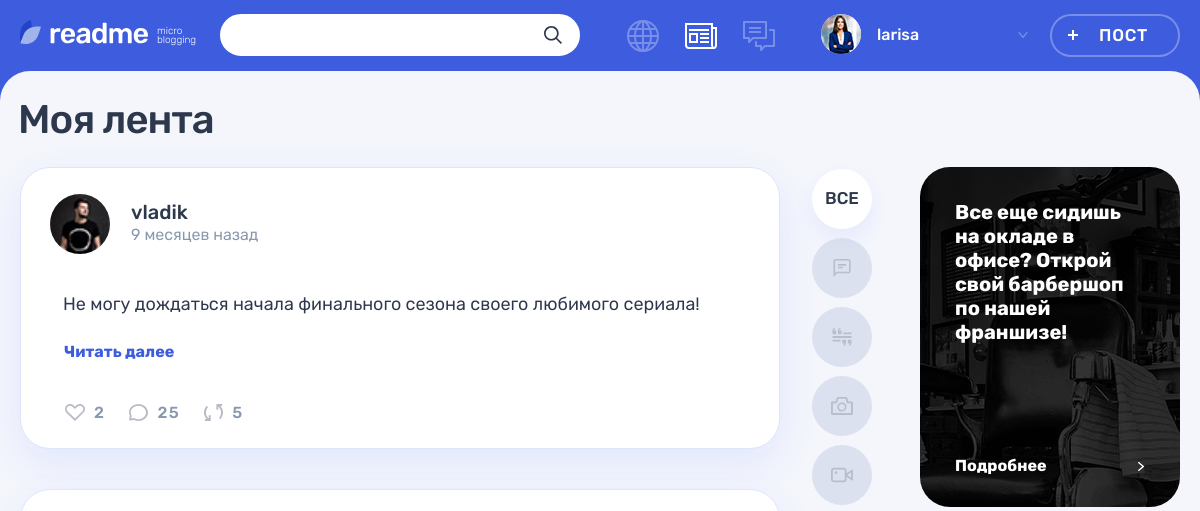
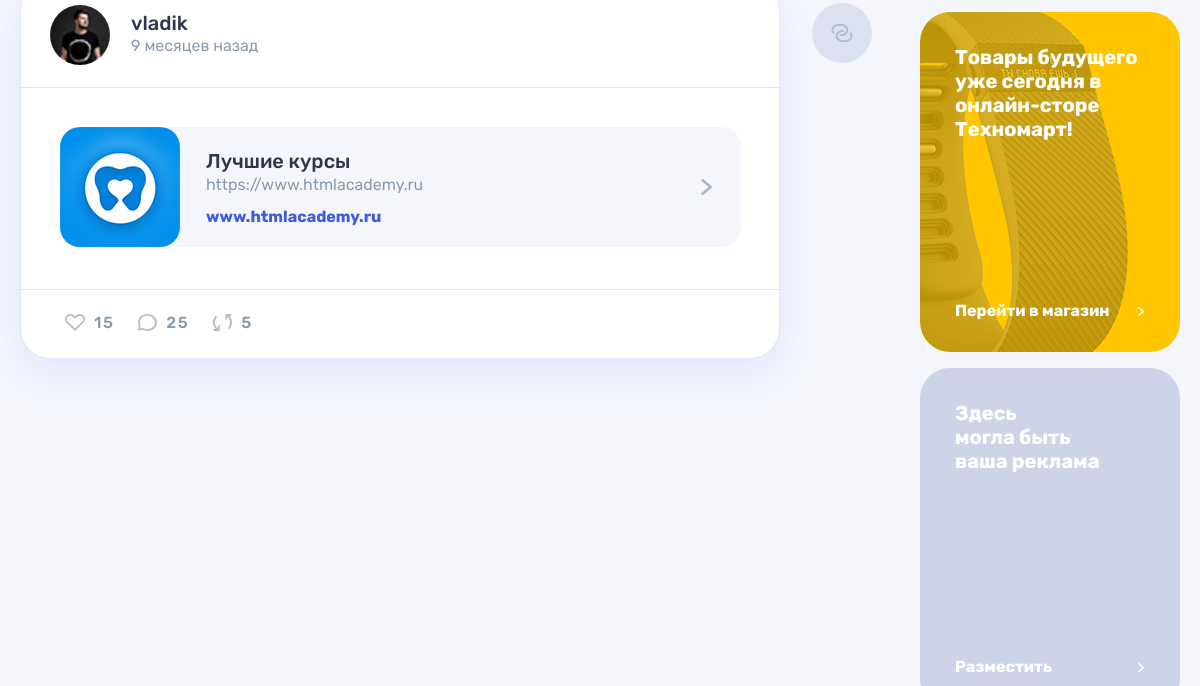
/feed.php (signed in, upper part), run on an earlier commit of the app's database (2 pictures, top to bottom).
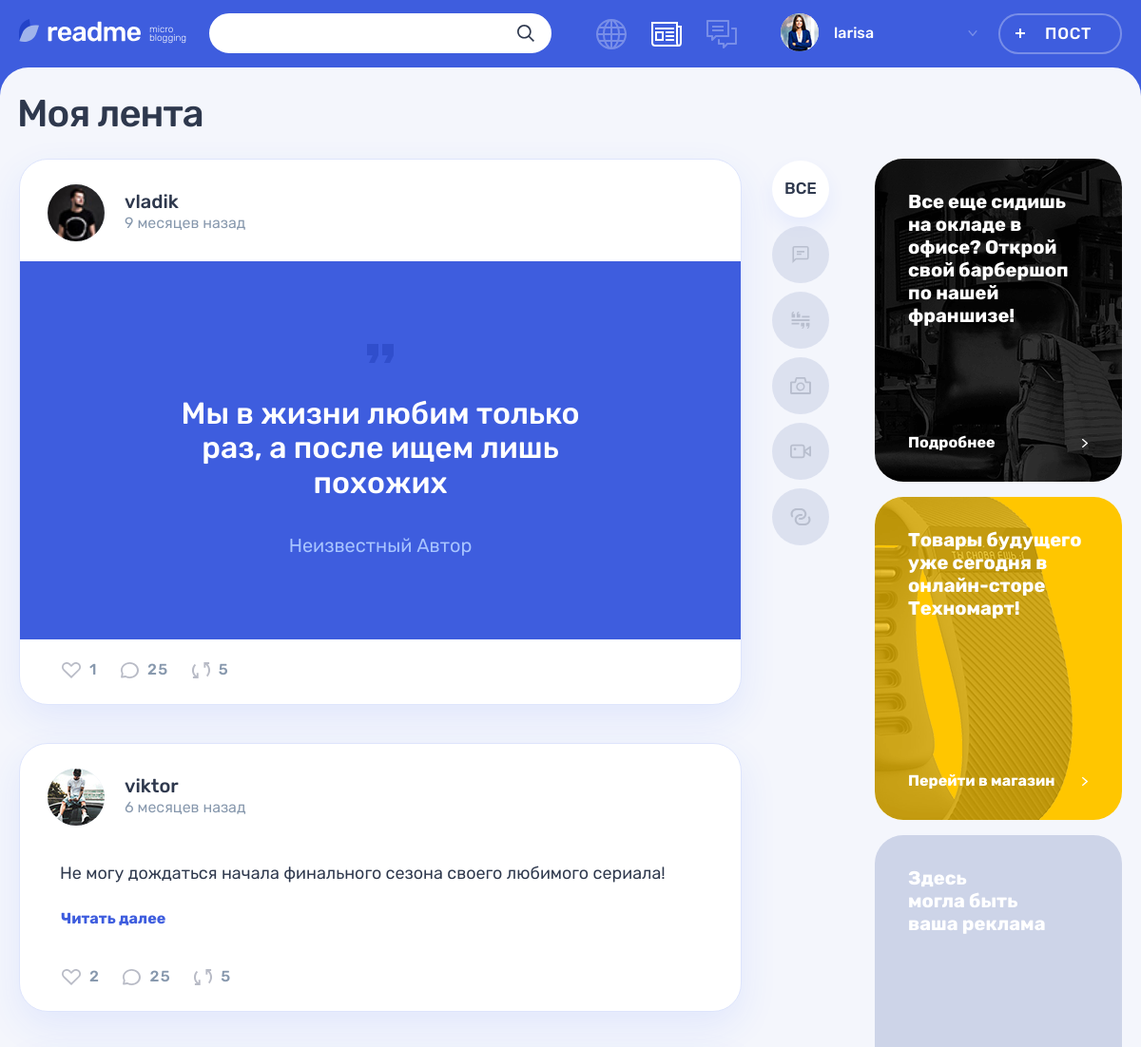
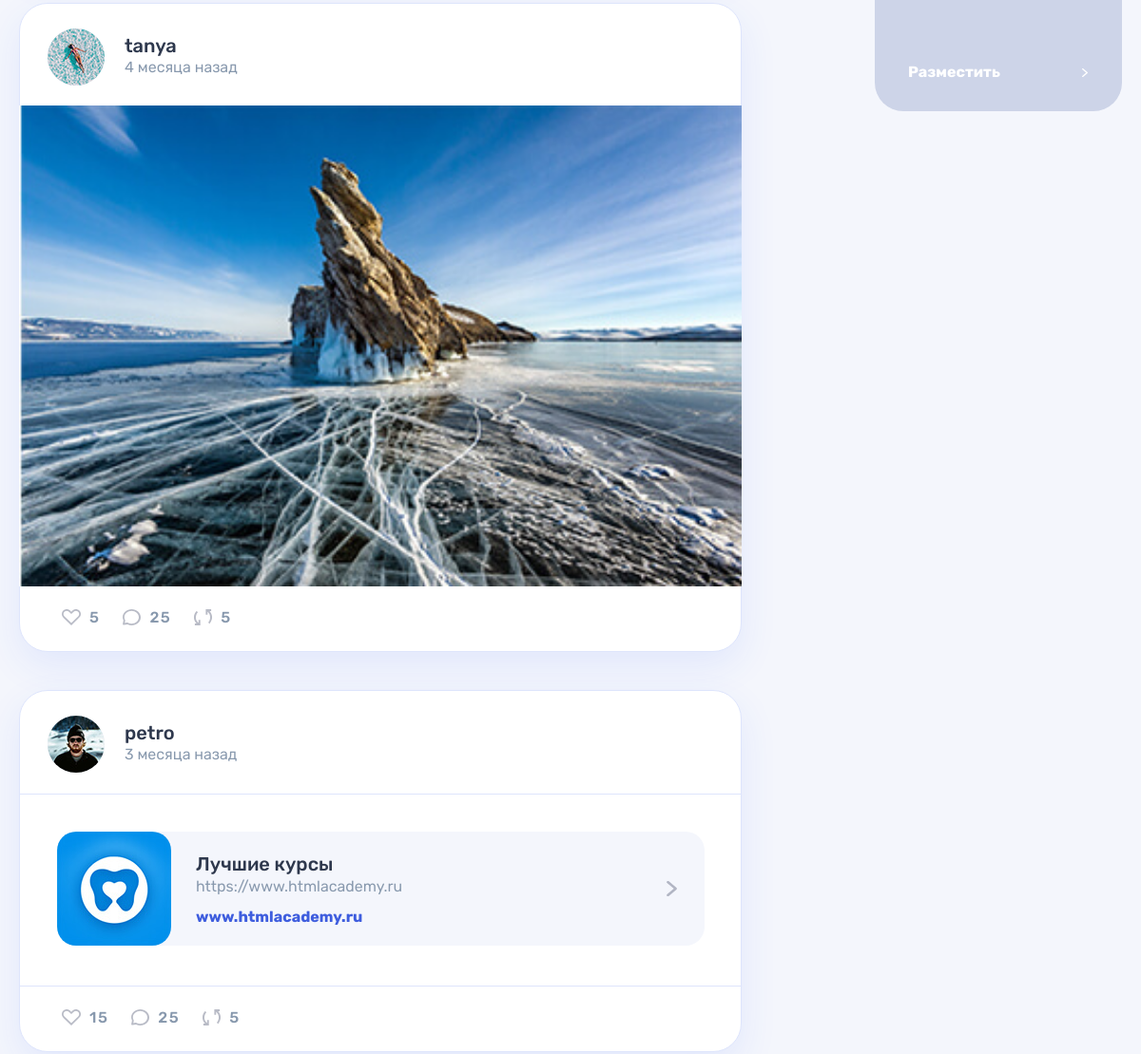
And on a later commit of the database (2 pictures, top to bottom).
### tables this page shows
CREATE TABLE posts (
  id  INT UNSIGNED AUTO_INCREMENT PRIMARY KEY NOT NULL,
  date_add  DATETIME NOT NULL,
  title VARCHAR(128) NOT NULL,
  content TEXT NOT NULL,
  quote_author  VARCHAR(128),
  image VARCHAR(128),
  video VARCHAR(128),
  link  VARCHAR(128),
  views INT UNSIGNED NOT NULL DEFAULT 0,
  post_author_id INT UNSIGNED NOT NULL,
  content_type_id INT UNSIGNED NOT NULL,
  likes_count INT UNSIGNED NOT NULL DEFAULT 0,
  FOREIGN KEY (post_author_id) REFERENCES users(id),
  FOREIGN KEY (content_type_id) REFERENCES content_types(id)
);

CREATE TABLE users (
  id  INT UNSIGNED AUTO_INCREMENT PRIMARY KEY NOT NULL,
  date_add  DATETIME NOT NULL,
  email VARCHAR(128) NOT NULL,
  login VARCHAR(128) NOT NULL,
  password  CHAR(64) NOT NULL,
  avatar  VARCHAR(128),
  UNIQUE INDEX email(email),
  UNIQUE INDEX login(login)
);

CREATE TABLE content_types (
  id  INT UNSIGNED AUTO_INCREMENT PRIMARY KEY NOT NULL,
  type_name VARCHAR(128) NOT NULL,
  class_name VARCHAR(128) NOT NULL
);

### helpers.php (called while the page is built, shortened)
<?php
function get_noun_plural_form(int $number, string $one, string $two, string $many): string
{
    $number = (int)$number;
    $mod10 = $number % 10;
    $mod100 = $number % 100;
    switch (true) {
        case ($mod10 > 5):
            return $many;
        case ($mod10 >= 2 && $mod10 <= 4):
            return $two;
    }
}
function include_template($name, array $data = [])
{
    $name = 'templates/' . $name;
    extract($data);
    require $name;
    $result = ob_get_clean();
    return $result;
}

### includes/functions.inc.php (called while the page is built, shortened)
<?php
function select_query($con, $sql, $type = 'all')
{
    mysqli_set_charset($con, "utf8");
    $result = mysqli_query($con, $sql) or trigger_error("Ошибка в запросе к базе данных: ".mysqli_error($con), E_USER_ERROR);
    return mysqli_fetch_all($result, MYSQLI_ASSOC);
}
function get_post_interval($post_time, $caption)
{
    $current_time = date_create();
    $interval = date_diff(date_create($post_time), $current_time);
    $years = floor($interval->y);
    $months = floor($interval->m);
    $days = floor($interval->d);
    $weeks = floor($days / 7);
    $hours = floor($interval->h);
    $minutes = floor($interval->i);
    if ($years) {
        $time = $years . ' ' . get_noun_plural_form($years, 'год', 'года', 'лет') . ' ' . $caption;
    } elseif ($months) {
        $time = $months . ' ' . get_noun_plural_form($months, 'месяц', 'месяца', 'месяцев') . ' ' . $caption;
    } elseif ($days > 7) {
        $time = $weeks . ' ' . get_noun_plural_form($weeks, 'неделя', 'недели', 'недель') . ' ' . $caption;
    } elseif ($days) {
        $time = $days . ' ' . get_noun_plural_form($days, 'день', 'дня', 'дней') . ' ' . $caption;
    } elseif ($hours) {
        $time = $hours . ' ' . get_noun_plural_form($hours, 'час', 'часа', 'часов') . ' ' . $caption;
    } elseif ($minutes) {
        $time = $minutes . ' ' . get_noun_plural_form($minutes, 'минута', 'минуты', 'минут') . ' ' . $caption;
    } else {
        $time = 'Только что';
    }
    return $time;
}

### templates/feed.php (the view, shortened to what the changed rows need)
<div class="container">
  <h1 class="page__title page__title--feed">Моя лента</h1>
</div>
<div class="page__main-wrapper container">
  <section class="feed">
    <div class="feed__main-wrapper">
      <div class="feed__wrapper">
          <?php foreach ($subscription_posts as $post_number => $post): ?>
              <article class="feed__post post post-<?= $post['class_name'] ?>">
                <header class="post__header post__author">
                  <a class="post__author-link" href="#" title="Автор">
                    <div class="post__avatar-wrapper">
                      <img class="post__author-avatar" src="<?= $post['avatar'] ?>" alt="Аватар пользователя" width="60" height="60">
                    </div>
                    <div class="post__info">
                      <b class="post__author-name"><?= $post['login'] ?></b>
                      <span class="post__time"><?= get_post_interval($post['date_add'], ' назад') ?></span>
                    </div>
                  </a>
                </header>
                <?php require_once('post-' . $post['class_name'] . '.php'); ?>
                <footer class="post__footer post__indicators">
                  <div class="post__buttons">
                    <a class="post__indicator post__indicator--likes button" href="#" title="Лайк">
                      <svg class="post__indicator-icon" width="20" height="17">
                        <use xlink:href="#icon-heart"></use>
                      </svg>
                      <span><?= $post['likes_count'] ?></span>
                    </a>
                    <a class="post__indicator post__indicator--comments button" href="#" title="Комментарии">
                      <svg class="post__indicator-icon" width="19" height="17">
                        <use xlink:href="#icon-comment"></use>
                      </svg>
                      <span>25</span>
                    </a>
                    <a class="post__indicator post__indicator--repost button" href="#" title="Репост">
                      <svg class="post__indicator-icon" width="19" height="17">
                        <use xlink:href="#icon-repost"></use>
                      </svg>
                      <span>5</span>
                    </a>
                  </div>
                </footer>
              </article>
          <?php endforeach; ?>
      </div>
    </div>
    <ul class="feed__filters filters">
      <?php foreach ($content_types as $content_type): ?>
          <li class="feed__filters-item filters__item">
            <a class="filters__button filters__button--<?= $content_type['class_name'] ?> button <?= $post_type == $content_type[id] ? 'filters__button--active' : '' ?>" href="?post-type=<?= $content_type['id'] ?>">
              <svg class="filters__icon" width="22" height="18">
                <use xlink:href="#icon-filter-<?= $content_type['class_name'] ?>"></use>
              </svg>
            </a>
          </li>
      <?php endforeach; ?>
    </ul>
  </section>
</div>

### templates/post-text.php
<div class="post-details__image-wrapper post-text">
    <div class="post__main">
      <p>
        <?= $post['content'] ?>
      </p>
      <a class="post-text__more-link" href="#">Читать далее</a>
    </div>
</div>

### templates/post-link.php
<div class="post__main">
  <div class="post-link__wrapper">
    <a class="post-link__external" href="<?= $post['link'] ?>" target="_blank" title="Перейти по ссылке">
      <div class="post-link__icon-wrapper">
        <img src="img/logo-vita.jpg" alt="Иконка">
      </div>
      <div class="post-link__info">
        <h3><?= $post['title'] ?></h3>
        <p><?= $post['content'] ?></p>
        <span><?= $post['link'] ?></span>
      </div>
      <svg class="post-link__arrow" width="11" height="16">
        <use xlink:href="#icon-arrow-right-ad"></use>
      </svg>
    </a>
  </div>
</div>

### templates/post-quote.php
<div class="post-details__image-wrapper post-quote">
    <div class="post__main">
      <blockquote>
        <p>
          <?= $post['content'] ?>
        </p>
        <?php if ($post['quote_author']): ?>
          <cite><?= $post['quote_author'] ?></cite>
        <?php else: ?>
          <cite>Неизвестный Автор</cite>
        <?php endif; ?>
      </blockquote>
    </div>
</div>

### templates/post-photo.php
<div class="post-details__image-wrapper post-photo__image-wrapper">
  <img src="<?= $post['image'] ?>" alt="Фото от пользователя" width="760" height="507">
</div>

What changed in the data, as far as the page shows it:
now on this page (row edited): posts: post_author.avatar (picture), post_author.login "vladik", post_author.date_add "9 месяцев назад", content "Мы в жизни любим только раз, а после ищем лишь похожих", shows "Неизвестный Автор", likes_count "1"
changed posts "Не могу дождаться начала финального сезона своего любимого сериала!": post_author.avatar: a different picture; post_author.login "vladik" → "viktor"; post_author.date_add "9 месяцев назад" → "6 месяцев назад"
now on this page (row edited): posts: post_author.avatar (picture), post_author.login "tanya", post_author.date_add "4 месяца назад", image (picture), likes_count "5"
changed posts "Лучшие курсы": post_author.avatar: a different picture; post_author.login "vladik" → "petro"; post_author.date_add "9 месяцев назад" → "3 месяца назад"
